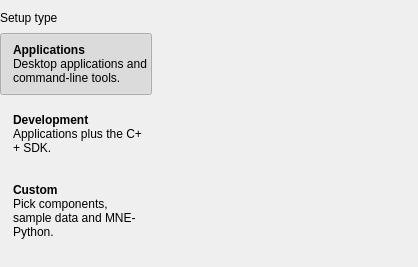
<?xml version="1.0" encoding="UTF-8"?>
<ui version="4.0">
 <class>SetupTypePage</class>
 <widget class="QWidget" name="SetupTypePage">
  <layout class="QVBoxLayout" name="setupTypeLayout">
   <property name="spacing">
    <number>8</number>
   </property>
   <property name="leftMargin">
    <number>0</number>
   </property>
   <property name="rightMargin">
    <number>0</number>
   </property>
   <item>
    <widget class="QLabel" name="setupTitle">
     <property name="text">
      <string>Setup type</string>
     </property>
     <property name="role" stdset="0">
      <string>section</string>
     </property>
    </widget>
   </item>
   <item>
    <layout class="QHBoxLayout" name="setupColumns">
     <property name="spacing">
      <number>16</number>
     </property>
     <item>
      <layout class="QVBoxLayout" name="profileColumn" stretch="0,0,0,1">
       <property name="spacing">
        <number>8</number>
       </property>
       <item>
        <widget class="QCommandLinkButton" name="appsProfile">
         <property name="text">
          <string>Applications</string>
         </property>
         <property name="description">
          <string>Desktop applications and command-line tools.</string>
         </property>
         <property name="checkable">
          <bool>true</bool>
         </property>
         <property name="checked">
          <bool>true</bool>
         </property>
         <property name="autoExclusive">
          <bool>true</bool>
         </property>
         <property name="autoDefault">
          <bool>false</bool>
         </property>
         <property name="iconSize">
          <size>
           <width>0</width>
           <height>0</height>
          </size>
         </property>
        </widget>
       </item>
       <item>
        <widget class="QCommandLinkButton" name="developerProfile">
         <property name="text">
          <string>Development</string>
         </property>
         <property name="description">
          <string>Applications plus the C++ SDK.</string>
         </property>
         <property name="checkable">
          <bool>true</bool>
         </property>
         <property name="autoExclusive">
          <bool>true</bool>
         </property>
         <property name="autoDefault">
          <bool>false</bool>
         </property>
         <property name="iconSize">
          <size>
           <width>0</width>
           <height>0</height>
          </size>
         </property>
        </widget>
       </item>
       <item>
        <widget class="QCommandLinkButton" name="customProfile">
         <property name="text">
          <string>Custom</string>
         </property>
         <property name="description">
          <string>Pick components, sample data and MNE-Python.</string>
         </property>
         <property name="checkable">
          <bool>true</bool>
         </property>
         <property name="autoExclusive">
          <bool>true</bool>
         </property>
         <property name="autoDefault">
          <bool>false</bool>
         </property>
         <property name="iconSize">
          <size>
           <width>0</width>
           <height>0</height>
          </size>
         </property>
        </widget>
       </item>
       <item>
        <spacer name="profileSpacer">
         <property name="orientation">
          <enum>Qt::Vertical</enum>
         </property>
        </spacer>
       </item>
      </layout>
     </item>
     <item>
      <widget class="QLabel" name="Included">
       <property name="textFormat">
        <enum>Qt::RichText</enum>
       </property>
       <property name="alignment">
        <set>Qt::AlignLeft|Qt::AlignTop</set>
       </property>
       <property name="minimumSize">
        <size>
         <width>250</width>
         <height>0</height>
        </size>
       </property>
      </widget>
     </item>
    </layout>
   </item>
  </layout>
 </widget>
 <resources/>
 <connections/>
</ui>
